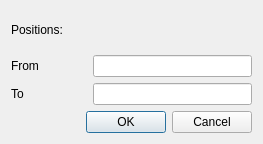
<?xml version="1.0" encoding="UTF-8"?>
<ui version="4.0">
 <class>AssignDialog</class>
 <widget class="QDialog" name="AssignDialog">
  <property name="geometry">
   <rect>
    <x>0</x>
    <y>0</y>
    <width>263</width>
    <height>144</height>
   </rect>
  </property>
  <property name="windowTitle">
   <string>Dialog</string>
  </property>
  <layout class="QGridLayout" name="gridLayout">
   <item row="0" column="0" colspan="2">
    <widget class="QLabel" name="label_3">
     <property name="text">
      <string>Positions:</string>
     </property>
    </widget>
   </item>
   <item row="4" column="0" colspan="3">
    <widget class="QDialogButtonBox" name="buttonBox">
     <property name="orientation">
      <enum>Qt::Horizontal</enum>
     </property>
     <property name="standardButtons">
      <set>QDialogButtonBox::Cancel|QDialogButtonBox::Ok</set>
     </property>
    </widget>
   </item>
   <item row="1" column="1" colspan="2">
    <widget class="QLineEdit" name="lineEdit">
     <property name="inputMethodHints">
      <set>Qt::ImhDigitsOnly</set>
     </property>
    </widget>
   </item>
   <item row="2" column="0">
    <widget class="QLabel" name="label_2">
     <property name="text">
      <string>To</string>
     </property>
    </widget>
   </item>
   <item row="1" column="0">
    <widget class="QLabel" name="label">
     <property name="text">
      <string>From</string>
     </property>
    </widget>
   </item>
   <item row="2" column="1" colspan="2">
    <widget class="QLineEdit" name="lineEdit_2">
     <property name="inputMethodHints">
      <set>Qt::ImhDigitsOnly</set>
     </property>
    </widget>
   </item>
  </layout>
 </widget>
 <resources/>
 <connections>
  <connection>
   <sender>buttonBox</sender>
   <signal>accepted()</signal>
   <receiver>AssignDialog</receiver>
   <slot>accept()</slot>
   <hints>
    <hint type="sourcelabel">
     <x>248</x>
     <y>254</y>
    </hint>
    <hint type="destinationlabel">
     <x>157</x>
     <y>274</y>
    </hint>
   </hints>
  </connection>
  <connection>
   <sender>buttonBox</sender>
   <signal>rejected()</signal>
   <receiver>AssignDialog</receiver>
   <slot>reject()</slot>
   <hints>
    <hint type="sourcelabel">
     <x>316</x>
     <y>260</y>
    </hint>
    <hint type="destinationlabel">
     <x>286</x>
     <y>274</y>
    </hint>
   </hints>
  </connection>
 </connections>
</ui>
